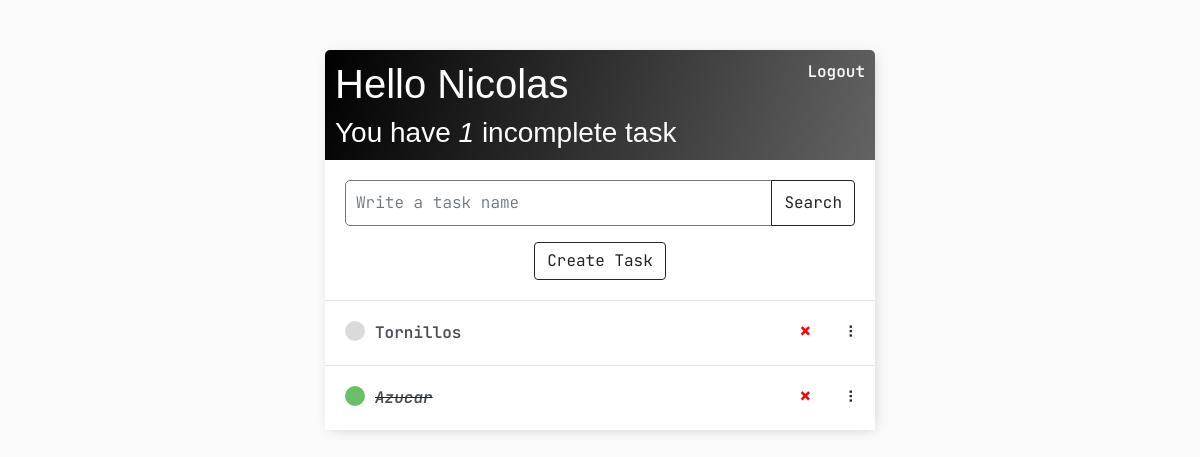
The app's page / (signed in), older data.
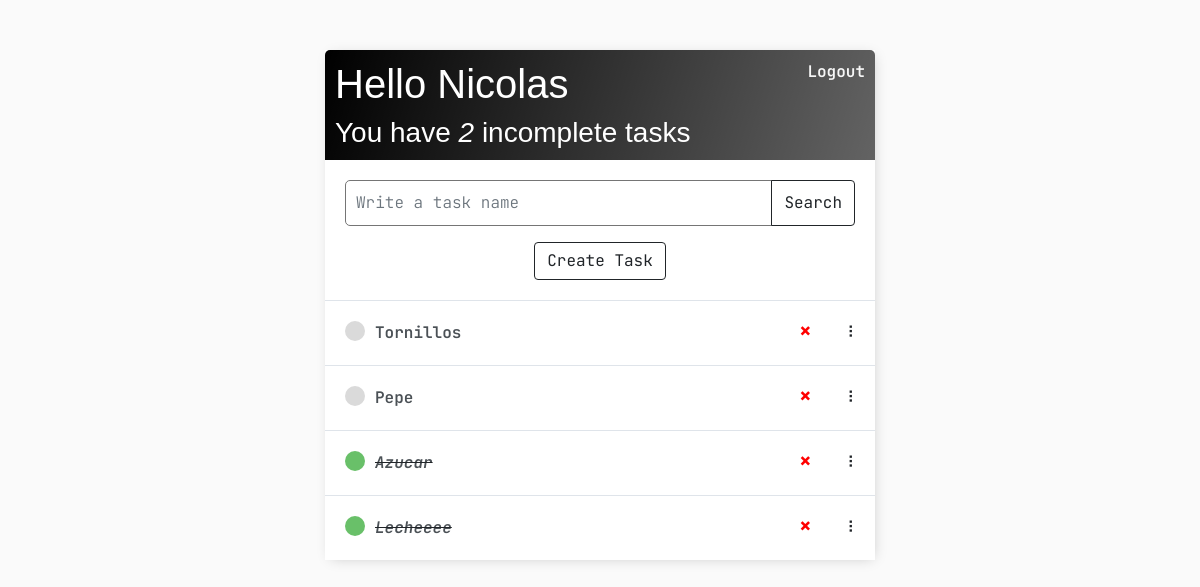
The same page, newer data.
### base/models.py (models this page shows, shortened)
class Task(models.Model):
    user = models.ForeignKey(User, on_delete= models.CASCADE, null= True, blank= True)
    title = models.CharField(max_length=200)
    description = models.TextField(null= True, blank= True)
    complete = models.BooleanField(default= False)
    create = models.DateTimeField(auto_now_add= True)
    class Meta:
        ordering = ['complete'];

### base/views.py (the view)
# urls.py: path('', TaskList.as_view(), name='tasks'),
class TaskList(LoginRequiredMixin, ListView):
    model = Task
    context_object_name = 'tasks'
    def get_context_data(self, **kwargs):
        context = super().get_context_data(**kwargs)
        context['tasks'] = context['tasks'].filter(user=self.request.user)
        context['count'] = context['tasks'].filter(complete=False).count()
        search_input = self.request.GET.get('search-area') or ''
        if search_input:
            context['tasks'] = context['tasks'].filter(title__startswith= search_input)
        context['search_input'] = search_input
        return context

### base/templates/base/task_list.html (shortened to what this page needs)
{% extends 'base/main.html' %} {% block content %}
<div class="header-bar">
    <div>
        <h1>Hello {{request.user|title}}</h1>
        <h3 style="margin:0">You have <i>{{count}}</i> incomplete task{{ count|pluralize:"s" }}</h3>
    </div>
    {% if request.user.is_authenticated %}
        <a href="{% url 'logout' %}">Logout</a>
    {% else %}
        <a href="{% url 'login' %}">Login</a>
    {% endif %}
</div>
<div id="search-add-wrapper">
    <form method="GET">
        <div class="input-group mb-3">
            <input type="text" class="form-control"  name='search-area' placeholder="Write a task name" value="{{search_input}}">
            <button class="btn btn-outline-dark" type="submit">Search</button>
        </div>
        {% if tasks|length > 0 %}
            <div class="row">
                <div class="col text-center">
                    <button class="btn btn-outline-dark"  href="{% url 'task-create' %}">Create Task</button>
                </div>
            </div>
        {% endif %}
    </form>
</div>
<div id="tasklist" class="task-items-wrapper">
    {% for task in tasks %}
    <div class="task-wrapper" data-position="{{task.pk}}">
        <div class="task-title">
            {% if task.complete %}
                <div class="task-complete-icon"></div>
                <i>
                    <s>
                        <a href="{% url 'task-update' task.id %}">{{task.title}}</a>
                    </s>
                </i>
            {% else %}
                <div class="task-incomplete-icon"></div>
                <a href="{% url 'task-update' task.id %}">{{task.title}}</a>
            {% endif %}
        </div>
        <div class="task-controls">
            <a class="delete-link" href="{% url 'task-delete' task.id %}">&#215;</a>
            <span class="handle">&nbsp;&#10247;</span>
        </div>
    </div>
    {% empty %}
        <div style="text-align: center; padding-bottom: 10px; line-height: 1em;">
            <h3>Nothing to show here. Please follow this link:</h3>
            <a href="{% url 'task-create' %}"> Create a New Task</a>
        </div>
    {% endfor %}
</div>
{% endblock content %}

### base/templates/base/main.html (shortened to what this page needs)
<!DOCTYPE html>
<html lang="en">
<head>
    <link href="https://cdn.jsdelivr.net/npm/bootstrap@5.1.3/dist/css/bootstrap.min.css" rel="stylesheet">
</head>
<body>
    <div class="container">
        {% block content %}
        {% endblock content %}
    </div>
</body>
</html>

### base/templates/base/main.html (style rules this page uses)
.container { padding: 0; }
body { background-color: #FAFAFA; font-family: 'JetBrains Mono', monospace; padding-top: 50px; }
h1, h2, h3, h4, h5, h6 { font-family: 'Raleway', sans-serif; }
a, p { color: #4b5156 }
a { font-weight: 600; }
.container { max-width: 550px; margin: auto; background-color: #fff; -webkit-box-shadow: 2px 2px 13px -4px rgba(0, 0, 0, 0.21); box-shadow: 2px 2px 13px -4px rgba(0, 0, 0, 0.21); }
input { outline: none; border: none; }
.header-bar { display: flex; justify-content: space-between; color: #fff; padding: 10px; border-radius: 5px 5px 0 0; background: linear-gradient(108deg, rgba(0,0,0,1) 0%, rgba(0,0,0,0.612857404692082) 100%); }
.header-bar a { color: rgb(247, 247, 247); text-decoration: none; }
.task-wrapper { display: flex; align-items: center; justify-content: space-between; background-color: #fff; border-top: 1px solid #dfe4ea; overflow: hidden; }
.task-title { display: flex; padding: 20px; }
.task-title a { text-decoration: none; color: #4b5156; margin-left: 10px; }
.task-complete-icon { height: 20px; width: 20px; background-color: rgb(105, 192, 105); border-radius: 50%; }
.task-incomplete-icon { height: 20px; width: 20px; background-color: rgb(218, 218, 218); border-radius: 50%; }
.delete-link { text-decoration: none; font-weight: 900; color: red; font-weight: bold; font-size: 22px; line-height: 0; padding: 20px 0px; }
.handle { display: inline-block; padding: 20px 16px; cursor: grab; user-select: none; }
.handle:after, .handle:before { display: block; content: ""; }
#search-add-wrapper { padding: 20px; }
input[type=text], input[type=password], textarea { border: 1px solid #757575; border-radius: 5px; padding: 10px; width: 90%; }
::placeholder { font-weight: 300; opacity: 0.5; }

Row changes from the older to the newer data that the page shows:
added Task: title "Pepe"
added Task: title "Lecheeee"
Text that changed along with them:
{{ count }}: "1" → "2"
